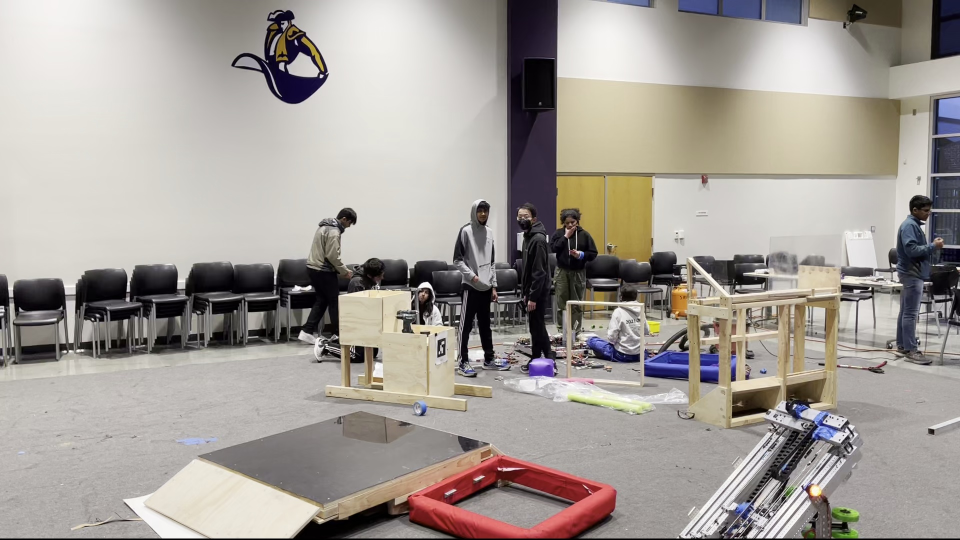
#> input picture output/frame0000.jpg, 1920 x 1080 px (shown at 1/2 size); its folder holds only this picture in this run
$ python pose_estimation.py
#> lines starting #> are read from the running program, lines starting #| are printed output that depends on the picture; long printed decimals are rounded
### calibration.py

import numpy as np
import cv2
import glob

def ResizeWithAspectRatio(image, width=None, height=None, inter=cv2.INTER_AREA):
    dim = None
    (h, w) = image.shape[:2]

    if width is None and height is None:
        return image
    if width is None:
        r = height / float(h)
        dim = (int(w * r), height)
    else:
        r = width / float(w)
        dim = (width, int(h * r))

    return cv2.resize(image, dim, interpolation=inter)


# [72 lines left out: function main, not called in this run]


# [2 lines that do not run on import are left out]

### pose_estimation.py
import cv2
import numpy as np
import glob
from mpl_toolkits.mplot3d import Axes3D
import matplotlib.pyplot as plt
from calibration import ResizeWithAspectRatio

# [102 lines left out: functions detect_and_compute_akaze, detect_and_compute_sift, flann_matcher, brute_force_matcher, lowe_ratio_test, estimate_camera_pose and 1 more, not called in this run]


def estimate_camera_pose_world(images, mtx, dist):
    """Estimates the camera pose from a sequence of images and camera matrix."""
    # Initialize camera pose list
    pose_list = [np.eye(4)] * len(images)

    # Iterate through image sequence
    for i in range(len(images) - 1):
        # Step 3: Detect and match keypoints
        kp1, des1 = detect_and_compute_sift(images[i])
        kp2, des2 = detect_and_compute_sift(images[i+1])

        # Match keypoints using FLANN matcher
        matches = flann_matcher(des1, des2)

        # Filter matches using Lowe's ratio test
        good_matches = lowe_ratio_test(matches)

        # Extract matched keypoints
        pts1 = np.float32([kp1[m.queryIdx].pt for m in good_matches])
        pts2 = np.float32([kp2[m.trainIdx].pt for m in good_matches])

        # Step 4: Estimate fundamental matrix and essential matrix
        # F, mask = cv2.findFundamentalMat(pts1, pts2, cv2.FM_RANSAC, 0.1, 0.99)
        # E = mtx.T @ F @ mtx
        E, mask = cv2.findEssentialMat(pts1, pts2, mtx, cv2.RANSAC, prob=0.999, threshold=1.0)

        # Step 5: Recover camera poses
        _, R, t, mask = cv2.recoverPose(E, pts1, pts2, mtx)

        # Step 6: Triangulate 3D points
        P1 = mtx.dot(np.eye(3, 4))
        P2 = mtx.dot(np.hstack((R, t)))
        points_3d_homogeneous = cv2.triangulatePoints(P1, P2, pts1.T, pts2.T)
        points_3d = cv2.convertPointsFromHomogeneous(points_3d_homogeneous.T)
        points_3d = points_3d.squeeze()

        # Step 7: Solve for camera pose in world coordinate system
        ret, rvec, tvec, _ = cv2.solvePnPRansac(objectPoints=points_3d, imagePoints=pts1, cameraMatrix=mtx, distCoeffs=dist)
        R, _ = cv2.Rodrigues(rvec)
        C1 = np.concatenate((R, tvec), axis=1)
        C1 = np.vstack((C1, [0, 0, 0, 1]))
        ret, rvec, tvec, _ = cv2.solvePnPRansac(points_3d, pts2, mtx, dist)
        R, _ = cv2.Rodrigues(rvec)
        C2 = np.concatenate((R, tvec), axis=1)
        C2 = np.vstack((C2, [0, 0, 0, 1]))
        # Offset pose by world coordinate of previous camera (model to world coordinaes)
        C2_world = transform_cam2_to_world_cam_space(pose_list[i], C2)
        pose_list[i+1] = C2_world

        print(f"Analyzed {i+1} images")

    return pose_list


# [27 lines left out: function visualize_camera_poses, not called in this run]


def visualize_camera_poses_and_orientation(pose_list, scale=1):
    """Visualizes the camera poses in 3D using matplotlib."""
    fig = plt.figure()
    ax = fig.add_subplot(111, projection='3d')

    # Extract camera positions and orientations
    positions = [pose[:3, 3] for pose in pose_list]
    orientations = [pose[:3, :3] for pose in pose_list]

    # Scale positions
    positions = np.array(positions) * scale

    # Plot camera positions and orientations
    for i in range(len(positions)):
        ax.scatter(positions[i, 0], positions[i, 1], positions[i, 2], c='r', marker='o')

        x, y, z = positions[i]
        u, v, w = orientations[i] @ np.array([0.3, 0, 0])

        ax.quiver(x, y, z, u, v, w, length=0.1, color='b')

    # Set plot limits
    ax.set_xlim3d([np.min(positions[:, 0]), np.max(positions[:, 0])])
    ax.set_ylim3d([np.min(positions[:, 1]), np.max(positions[:, 1])])
    ax.set_zlim3d([np.min(positions[:, 2]), np.max(positions[:, 2])])

    # Set plot labels
    ax.set_xlabel('X')
    ax.set_ylabel('Y')
    ax.set_zlabel('Z')
    ax.set_title('Camera Poses')

    plt.show()


def heading_from_pose(pose):
    """From a 4x4 pose matrix, extract rotation matrix and get euler angles

    pose:
    R R R T
    R R R T
    R R R T
    0 0 0 1

    rotation matrix:
    R R R
    R R R
    R R R

    """
    # Define a rotation matrix
    R = pose[:3, :3]

    # Define the identity matrix with known directional vectors
    I = np.array([
        [0, 0, 1],
        [0, 1, 0],
        [1, 0, 0]])

    # Compute the inverse of the rotation matrix
    Rinv = np.linalg.inv(R)

    # Apply the inverse of the rotation matrix to the identity matrix
    Irot = Rinv @ I

    # Extract the theta and phi angles from the resulting matrix
    theta = np.arctan2(Irot[2, 1], Irot[2, 2])
    phi = np.arctan2(-Irot[2, 0], np.sqrt(Irot[0, 0]**2 + Irot[1, 0]**2))

    return (theta, phi)


def main():

    image_paths = glob.glob('temp/output/*.jpg')
    # [4 lines of commented-out code are left out]
    print(image_paths)
    images = [ResizeWithAspectRatio(cv2.imread(i), width=1000) for i in image_paths]
#> in ResizeWithAspectRatio, `return cv2.resize(image, dim, interpolation=inter)`:
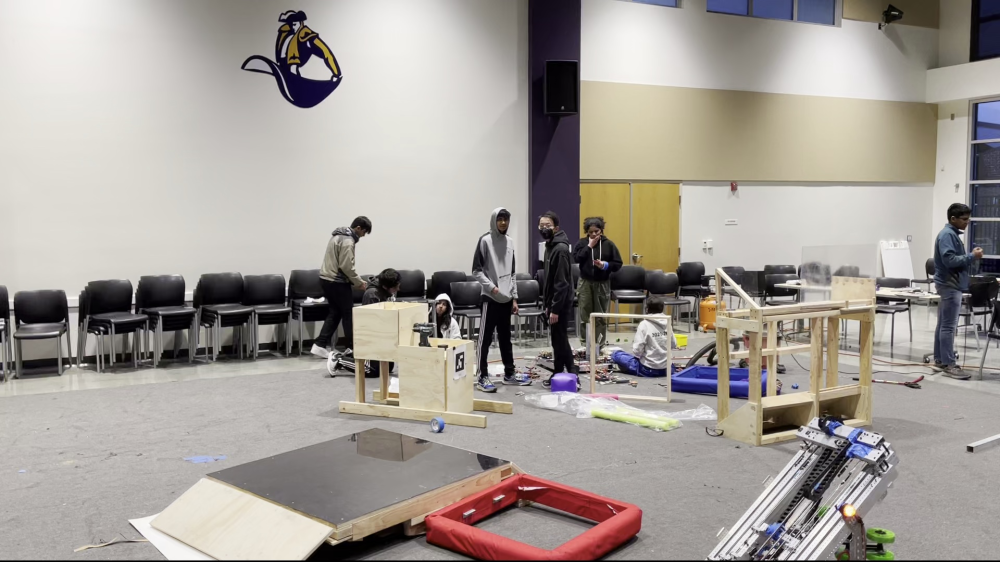
#> returned value: shape (562, 1000, 3); mean of channels 0, 1, 2 151.1, 156.9, 163.1; drawn as B, G, R
#> images = 1 item

    fx = 1.00294889e+03 # 1.50839653e3 # focal lengths x
    fy = 1.00168472e+03 # 1.49710157e3 # focal lengths y
    cx = 4.88588193e+02 # 9.98912401e2 # principal point of the camera x
    cy = 6.61380661e+02 # 5.53356162e2 # principal point of the camera y

    # Define the camera matrix
    K = np.array([[fx, 0, cx], [0, fy, cy], [0, 0, 1]])

    # Define distortion coefficients
    distortion_coeff = np.array([0.06622152, -0.0631438, -0.00363991, -0.0006693, -0.3078563])
    # np.array([-3.23935068e-1, -6.68856908e-1, -1.79469111e-3, -3.29352539e-3, 3.10882365])

    # Find camera poses
    pose_list = estimate_camera_pose_world(images, K, distortion_coeff)
#> in estimate_camera_pose_world, `pose_list = [np.eye(4)] * len(images)`: pose_list = [[[1, 0, 0, 0], [0, 1, 0, 0], [0, 0, 1, 0], [0, 0, 0, 1]]]
    print(pose_list)
#| [array([[1., 0., 0., 0.],
#|        [0., 1., 0., 0.],
#|        [0., 0., 1., 0.],
#|        [0., 0., 0., 1.]])]
    # Find camera spherical heading coordinates
    angle_list = [heading_from_pose(i) for i in pose_list]
#> angle_list = [(0, -1.57)]
    print(angle_list)
#| [(0.0, -1.571)]

    # Visualize camera poses
    visualize_camera_poses_and_orientation(pose_list, scale=0.1)
#> in visualize_camera_poses_and_orientation, `positions = [pose[:3, 3] for pose in pose_list]`: positions = [[0, 0, 0]]
#> in visualize_camera_poses_and_orientation, `orientations = [pose[:3, :3] for pose in pose_list]`: orientations = [[[1, 0, 0], [0, 1, 0], [0, 0, 1]]]
#> the loop in visualize_camera_poses_and_orientation, `for i in range(len(positions)):` made 1 pass
#> (x, y, z, u, v, w) on pass 1: (0, 0, 0, 0.3, 0, 0)
#> in visualize_camera_poses_and_orientation, `plt.show()`:
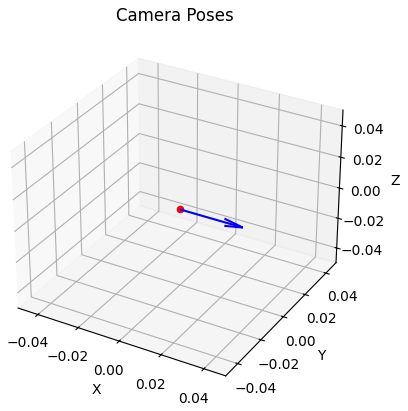
#> figure drawn by matplotlib, 1 panel


if __name__ == "__main__":
    main()

$ run again, on output/frame0004.jpg
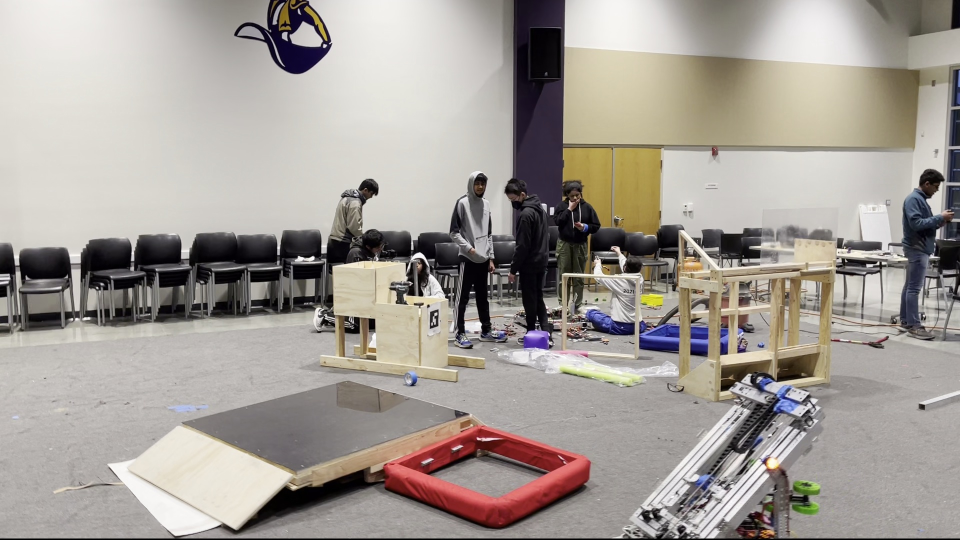
#> input picture output/frame0004.jpg, 1920 x 1080 px (shown at 1/2 size)
#> in ResizeWithAspectRatio, `return cv2.resize(image, dim, interpolation=inter)`:
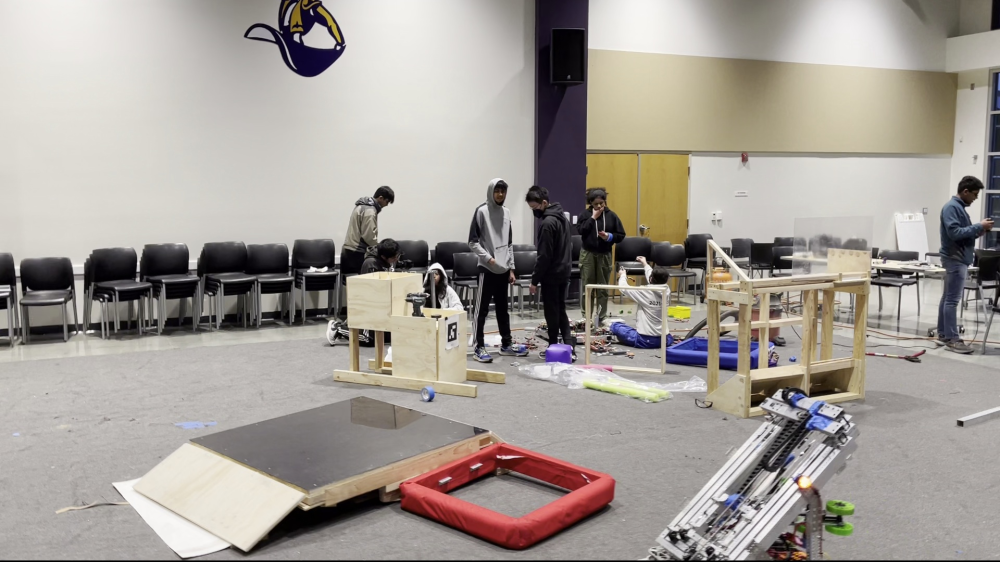
#> returned value: shape (562, 1000, 3); mean of channels 0, 1, 2 150.4, 156.7, 163.2; drawn as B, G, R
#> images = 1 item
#> in estimate_camera_pose_world, `pose_list = [np.eye(4)] * len(images)`: pose_list = [[[1, 0, 0, 0], [0, 1, 0, 0], [0, 0, 1, 0], [0, 0, 0, 1]]]
#| [array([[1., 0., 0., 0.],
#|        [0., 1., 0., 0.],
#|        [0., 0., 1., 0.],
#|        [0., 0., 0., 1.]])]
#> angle_list = [(0, -1.57)]
#| [(0.0, -1.571)]
#> positions = [[0, 0, 0]]
#> orientations = [[[1, 0, 0], [0, 1, 0], [0, 0, 1]]]
#> the loop in visualize_camera_poses_and_orientation, `for i in range(len(positions)):` made 1 pass
#> (x, y, z, u, v, w) on pass 1: (0, 0, 0, 0.3, 0, 0)

$ run again, on output/frame0005.jpg
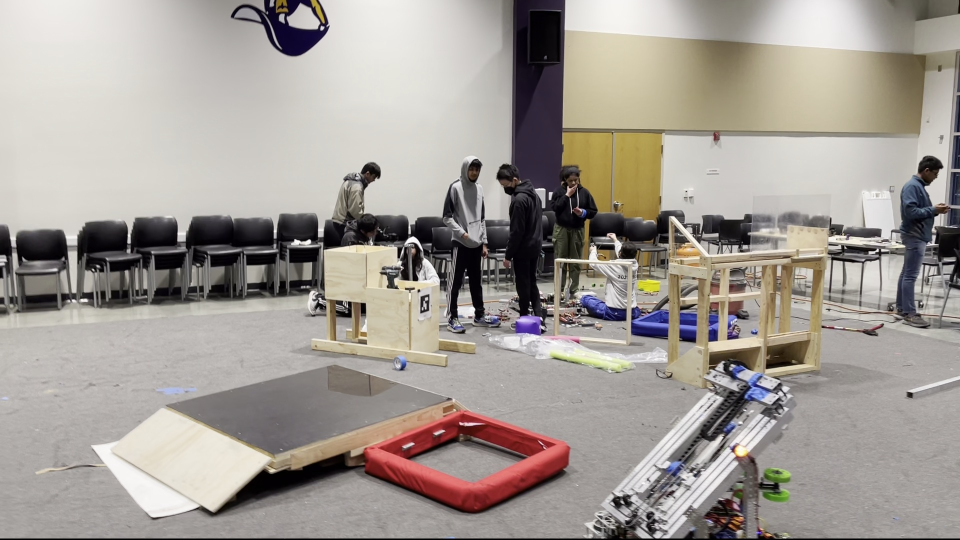
#> input picture output/frame0005.jpg, 1920 x 1080 px (shown at 1/2 size)
#> in ResizeWithAspectRatio, `return cv2.resize(image, dim, interpolation=inter)`:
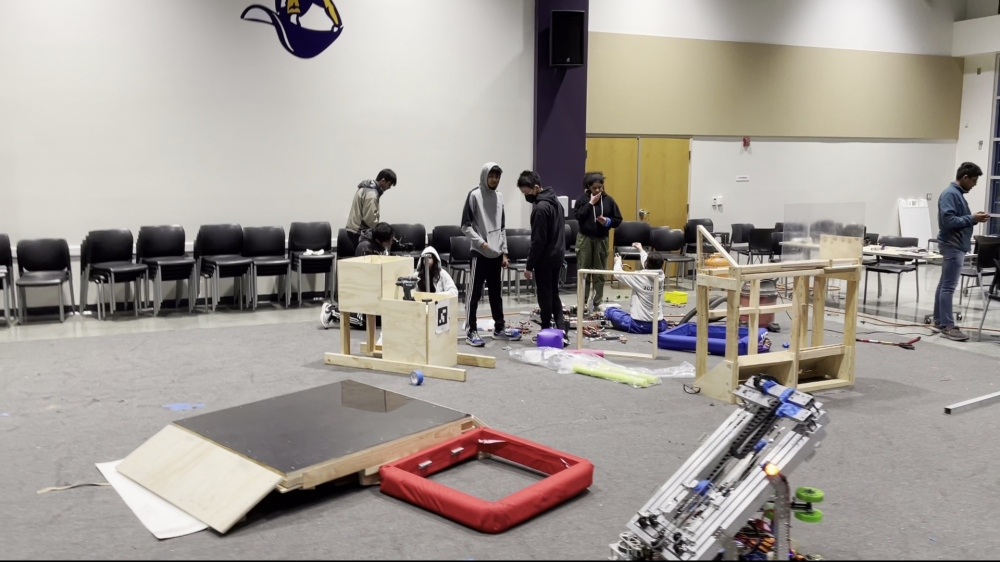
#> returned value: shape (562, 1000, 3); mean of channels 0, 1, 2 148.9, 155.2, 161.8; drawn as B, G, R
#> images = 1 item
#> in estimate_camera_pose_world, `pose_list = [np.eye(4)] * len(images)`: pose_list = [[[1, 0, 0, 0], [0, 1, 0, 0], [0, 0, 1, 0], [0, 0, 0, 1]]]
#| [array([[1., 0., 0., 0.],
#|        [0., 1., 0., 0.],
#|        [0., 0., 1., 0.],
#|        [0., 0., 0., 1.]])]
#> angle_list = [(0, -1.57)]
#| [(0.0, -1.571)]
#> positions = [[0, 0, 0]]
#> orientations = [[[1, 0, 0], [0, 1, 0], [0, 0, 1]]]
#> the loop in visualize_camera_poses_and_orientation, `for i in range(len(positions)):` made 1 pass
#> (x, y, z, u, v, w) on pass 1: (0, 0, 0, 0.3, 0, 0)
